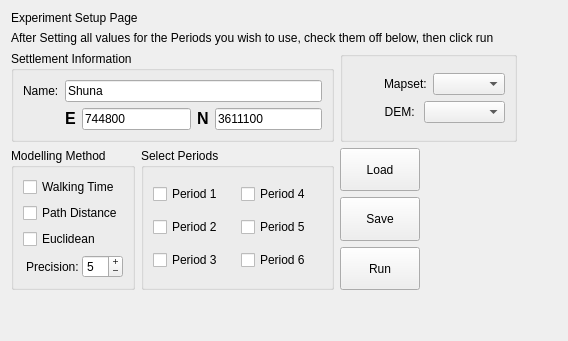
   <widget class="QWidget" name="tabExperiment">
    <attribute name="title">
     <string>Experiment</string>
    </attribute>
    <layout class="QGridLayout">
     <item row="0" column="0" colspan="3">
      <widget class="QLabel" name="label_67">
       <property name="text">
        <string>Experiment Setup Page</string>
       </property>
      </widget>
     </item>
     <item row="1" column="0" colspan="4">
      <widget class="QLabel" name="label_68">
       <property name="text">
        <string>After Setting all values for the Periods you wish to use, check them off below, then click run</string>
       </property>
      </widget>
     </item>
     <item row="2" column="0" colspan="2">
      <widget class="QGroupBox" name="groupBoxManualSiteEntry">
       <property name="sizePolicy">
        <sizepolicy hsizetype="Preferred" vsizetype="Fixed">
         <horstretch>0</horstretch>
         <verstretch>0</verstretch>
        </sizepolicy>
       </property>
       <property name="toolTip">
        <string>&lt;html&gt;&lt;head&gt;&lt;meta name=&quot;qrichtext&quot; content=&quot;1&quot; /&gt;&lt;style type=&quot;text/css&quot;&gt;
p, li { white-space: pre-wrap; }
&lt;/style&gt;&lt;/head&gt;&lt;body style=&quot; font-family:'Sans Serif'; font-size:9pt; font-weight:400; font-style:normal; text-decoration:none;&quot;&gt;
&lt;p style=&quot; margin-top:0px; margin-bottom:0px; margin-left:0px; margin-right:0px; -qt-block-indent:0; text-indent:0px;&quot;&gt;The information entered here will be inserted as Meta-Data into the resulting maps.  However, Name and Period are optional.&lt;/p&gt;&lt;/body&gt;&lt;/html&gt;</string>
       </property>
       <property name="whatsThis">
        <string>&lt;html&gt;&lt;head&gt;&lt;meta name=&quot;qrichtext&quot; content=&quot;1&quot; /&gt;&lt;style type=&quot;text/css&quot;&gt;
p, li { white-space: pre-wrap; }
&lt;/style&gt;&lt;/head&gt;&lt;body style=&quot; font-family:'Sans Serif'; font-size:9pt; font-weight:400; font-style:normal; text-decoration:none;&quot;&gt;
&lt;p style=&quot; margin-top:0px; margin-bottom:0px; margin-left:0px; margin-right:0px; -qt-block-indent:0; text-indent:0px;&quot;&gt;The name of the site, it's period, and the estimated population.&lt;/p&gt;&lt;/body&gt;&lt;/html&gt;</string>
       </property>
       <property name="title">
        <string>Settlement Information</string>
       </property>
       <property name="checkable">
        <bool>false</bool>
       </property>
       <property name="checked">
        <bool>false</bool>
       </property>
       <layout class="QGridLayout">
        <item row="0" column="0">
         <widget class="QLabel" name="textLabel2_4">
          <property name="text">
           <string>Name:</string>
          </property>
          <property name="wordWrap">
           <bool>false</bool>
          </property>
         </widget>
        </item>
        <item row="0" column="1" colspan="2">
         <widget class="QLineEdit" name="lineEditSiteName">
          <property name="sizePolicy">
           <sizepolicy hsizetype="Preferred" vsizetype="Fixed">
            <horstretch>2</horstretch>
            <verstretch>0</verstretch>
           </sizepolicy>
          </property>
          <property name="toolTip">
           <string>&lt;html&gt;&lt;head&gt;&lt;meta name=&quot;qrichtext&quot; content=&quot;1&quot; /&gt;&lt;style type=&quot;text/css&quot;&gt;
p, li { white-space: pre-wrap; }
&lt;/style&gt;&lt;/head&gt;&lt;body style=&quot; font-family:'Sans Serif'; font-size:9pt; font-weight:400; font-style:normal; text-decoration:none;&quot;&gt;
&lt;p style=&quot; margin-top:0px; margin-bottom:0px; margin-left:0px; margin-right:0px; -qt-block-indent:0; text-indent:0px;&quot;&gt;Enter the name of the site you are modelling here. &lt;/p&gt;&lt;/body&gt;&lt;/html&gt;</string>
          </property>
          <property name="text">
           <string>Shuna</string>
          </property>
         </widget>
        </item>
        <item row="1" column="1">
         <layout class="QHBoxLayout">
          <item>
           <widget class="QLabel" name="label_70">
            <property name="toolTip">
             <string>&lt;html&gt;&lt;head&gt;&lt;meta name=&quot;qrichtext&quot; content=&quot;1&quot; /&gt;&lt;style type=&quot;text/css&quot;&gt;
p, li { white-space: pre-wrap; }
&lt;/style&gt;&lt;/head&gt;&lt;body style=&quot; font-family:'Sans Serif'; font-size:9pt; font-weight:400; font-style:normal; text-decoration:none;&quot;&gt;
&lt;p style=&quot; margin-top:0px; margin-bottom:0px; margin-left:0px; margin-right:0px; -qt-block-indent:0; text-indent:0px;&quot;&gt;Easting&lt;/p&gt;&lt;/body&gt;&lt;/html&gt;</string>
            </property>
            <property name="text">
             <string>&lt;html&gt;&lt;head&gt;&lt;meta name=&quot;qrichtext&quot; content=&quot;1&quot; /&gt;&lt;style type=&quot;text/css&quot;&gt;
p, li { white-space: pre-wrap; }
&lt;/style&gt;&lt;/head&gt;&lt;body style=&quot; font-family:'Sans Serif'; font-size:9pt; font-weight:400; font-style:normal; text-decoration:none;&quot;&gt;
&lt;p style=&quot; margin-top:0px; margin-bottom:0px; margin-left:0px; margin-right:0px; -qt-block-indent:0; text-indent:0px;&quot;&gt;&lt;span style=&quot; font-size:12pt; font-weight:600;&quot;&gt;E&lt;/span&gt;&lt;/p&gt;&lt;/body&gt;&lt;/html&gt;</string>
            </property>
           </widget>
          </item>
          <item>
           <widget class="QLineEdit" name="lineEditEasting">
            <property name="toolTip">
             <string>&lt;html&gt;&lt;head&gt;&lt;meta name=&quot;qrichtext&quot; content=&quot;1&quot; /&gt;&lt;style type=&quot;text/css&quot;&gt;
p, li { white-space: pre-wrap; }
&lt;/style&gt;&lt;/head&gt;&lt;body style=&quot; font-family:'Sans Serif'; font-size:9pt; font-weight:400; font-style:normal; text-decoration:none;&quot;&gt;
&lt;p style=&quot; margin-top:0px; margin-bottom:0px; margin-left:0px; margin-right:0px; -qt-block-indent:0; text-indent:0px;&quot;&gt;Easting (required)&lt;/p&gt;&lt;/body&gt;&lt;/html&gt;</string>
            </property>
            <property name="whatsThis">
             <string>&lt;html&gt;&lt;head&gt;&lt;meta name=&quot;qrichtext&quot; content=&quot;1&quot; /&gt;&lt;style type=&quot;text/css&quot;&gt;
p, li { white-space: pre-wrap; }
&lt;/style&gt;&lt;/head&gt;&lt;body style=&quot; font-family:'Sans Serif'; font-size:9pt; font-weight:400; font-style:normal; text-decoration:none;&quot;&gt;
&lt;p style=&quot; margin-top:0px; margin-bottom:0px; margin-left:0px; margin-right:0px; -qt-block-indent:0; text-indent:0px;&quot;&gt;The Easting of the site. Be sure you are using the same coordinate system as you do when creating your land suitability mask files!&lt;/p&gt;&lt;/body&gt;&lt;/html&gt;</string>
            </property>
            <property name="text">
             <string>744800</string>
            </property>
           </widget>
          </item>
         </layout>
        </item>
        <item row="1" column="2">
         <layout class="QHBoxLayout">
          <item>
           <widget class="QLabel" name="label_71">
            <property name="toolTip">
             <string>&lt;html&gt;&lt;head&gt;&lt;meta name=&quot;qrichtext&quot; content=&quot;1&quot; /&gt;&lt;style type=&quot;text/css&quot;&gt;
p, li { white-space: pre-wrap; }
&lt;/style&gt;&lt;/head&gt;&lt;body style=&quot; font-family:'Sans Serif'; font-size:9pt; font-weight:400; font-style:normal; text-decoration:none;&quot;&gt;
&lt;p style=&quot; margin-top:0px; margin-bottom:0px; margin-left:0px; margin-right:0px; -qt-block-indent:0; text-indent:0px;&quot;&gt;Northing&lt;/p&gt;&lt;/body&gt;&lt;/html&gt;</string>
            </property>
            <property name="text">
             <string>&lt;html&gt;&lt;head&gt;&lt;meta name=&quot;qrichtext&quot; content=&quot;1&quot; /&gt;&lt;style type=&quot;text/css&quot;&gt;
p, li { white-space: pre-wrap; }
&lt;/style&gt;&lt;/head&gt;&lt;body style=&quot; font-family:'Sans Serif'; font-size:9pt; font-weight:400; font-style:normal; text-decoration:none;&quot;&gt;
&lt;p style=&quot; margin-top:0px; margin-bottom:0px; margin-left:0px; margin-right:0px; -qt-block-indent:0; text-indent:0px;&quot;&gt;&lt;span style=&quot; font-size:12pt; font-weight:600;&quot;&gt;N&lt;/span&gt;&lt;/p&gt;&lt;/body&gt;&lt;/html&gt;</string>
            </property>
           </widget>
          </item>
          <item>
           <widget class="QLineEdit" name="lineEditNorthing">
            <property name="toolTip">
             <string>&lt;html&gt;&lt;head&gt;&lt;meta name=&quot;qrichtext&quot; content=&quot;1&quot; /&gt;&lt;style type=&quot;text/css&quot;&gt;
p, li { white-space: pre-wrap; }
&lt;/style&gt;&lt;/head&gt;&lt;body style=&quot; font-family:'Sans Serif'; font-size:9pt; font-weight:400; font-style:normal; text-decoration:none;&quot;&gt;
&lt;p style=&quot; margin-top:0px; margin-bottom:0px; margin-left:0px; margin-right:0px; -qt-block-indent:0; text-indent:0px;&quot;&gt;Northing (required)&lt;/p&gt;&lt;/body&gt;&lt;/html&gt;</string>
            </property>
            <property name="whatsThis">
             <string>&lt;html&gt;&lt;head&gt;&lt;meta name=&quot;qrichtext&quot; content=&quot;1&quot; /&gt;&lt;style type=&quot;text/css&quot;&gt;
p, li { white-space: pre-wrap; }
&lt;/style&gt;&lt;/head&gt;&lt;body style=&quot; font-family:'Sans Serif'; font-size:9pt; font-weight:400; font-style:normal; text-decoration:none;&quot;&gt;
&lt;p style=&quot; margin-top:0px; margin-bottom:0px; margin-left:0px; margin-right:0px; -qt-block-indent:0; text-indent:0px;&quot;&gt;The Northing of the site. Be sure you are using the same coordinate system as you do when creating your land suitability mask files!&lt;/p&gt;&lt;/body&gt;&lt;/html&gt;</string>
            </property>
            <property name="text">
             <string>3611100</string>
            </property>
           </widget>
          </item>
         </layout>
        </item>
       </layout>
      </widget>
     </item>
     <item row="2" column="2" colspan="2">
      <widget class="QGroupBox" name="gbxGrass">
       <property name="title">
        <string/>
       </property>
       <layout class="QGridLayout">
        <item row="0" column="0">
         <widget class="QLabel" name="lblGrass">
          <property name="maximumSize">
           <size>
            <width>80</width>
            <height>80</height>
           </size>
          </property>
          <property name="text">
           <string/>
          </property>
          <property name="pixmap">
           <pixmap>:/icona_grass.gif</pixmap>
          </property>
          <property name="scaledContents">
           <bool>true</bool>
          </property>
         </widget>
        </item>
        <item row="0" column="1">
         <layout class="QVBoxLayout">
          <item>
           <layout class="QHBoxLayout">
            <item>
             <widget class="QLabel" name="label_69">
              <property name="sizePolicy">
               <sizepolicy hsizetype="Fixed" vsizetype="Preferred">
                <horstretch>0</horstretch>
                <verstretch>0</verstretch>
               </sizepolicy>
              </property>
              <property name="text">
               <string>Mapset:</string>
              </property>
             </widget>
            </item>
            <item>
             <widget class="QComboBox" name="cboMapSet"/>
            </item>
           </layout>
          </item>
          <item>
           <layout class="QHBoxLayout">
            <item>
             <widget class="QLabel" name="label_72">
              <property name="sizePolicy">
               <sizepolicy hsizetype="Fixed" vsizetype="Preferred">
                <horstretch>0</horstretch>
                <verstretch>0</verstretch>
               </sizepolicy>
              </property>
              <property name="text">
               <string>DEM: </string>
              </property>
              <property name="alignment">
               <set>Qt::AlignRight|Qt::AlignTrailing|Qt::AlignVCenter</set>
              </property>
             </widget>
            </item>
            <item>
             <widget class="QComboBox" name="cboDEM"/>
            </item>
           </layout>
          </item>
         </layout>
        </item>
       </layout>
      </widget>
     </item>
     <item row="2" column="4">
      <spacer>
       <property name="orientation">
        <enum>Qt::Horizontal</enum>
       </property>
       <property name="sizeHint" stdset="0">
        <size>
         <width>40</width>
         <height>20</height>
        </size>
       </property>
      </spacer>
     </item>
     <item row="3" column="0" rowspan="3">
      <widget class="QGroupBox" name="model_method_box">
       <property name="sizePolicy">
        <sizepolicy hsizetype="Fixed" vsizetype="Fixed">
         <horstretch>0</horstretch>
         <verstretch>0</verstretch>
        </sizepolicy>
       </property>
       <property name="whatsThis">
        <string>&lt;html&gt;&lt;head&gt;&lt;meta name=&quot;qrichtext&quot; content=&quot;1&quot; /&gt;&lt;style type=&quot;text/css&quot;&gt;
p, li { white-space: pre-wrap; }
&lt;/style&gt;&lt;/head&gt;&lt;body style=&quot; font-family:'Sans Serif'; font-size:9pt; font-weight:400; font-style:normal; text-decoration:none;&quot;&gt;
&lt;p style=&quot; margin-top:0px; margin-bottom:0px; margin-left:0px; margin-right:0px; -qt-block-indent:0; text-indent:0px;&quot;&gt;Landuse Analyst currently offers three types of analysis. Here you select which one you want to use.&lt;/p&gt;
&lt;p style=&quot; margin-top:12px; margin-bottom:12px; margin-left:0px; margin-right:0px; -qt-block-indent:0; text-indent:0px;&quot;&gt;Euclidean method starts looking for suitable land at the site and moves outwards from that point 'as the crow flies'. In other words, using Euclidean geometry (or even more simply, it draws circles!)&lt;/p&gt;
&lt;p style=&quot; margin-top:12px; margin-bottom:12px; margin-left:0px; margin-right:0px; -qt-block-indent:0; text-indent:0px;&quot;&gt;Walking Time method uses the same basic principle except that it moves outward from the site based on walking time instead of distance. This method is probably the most realistic scenario to run, but it is interesting to compare the results of the three different methods.&lt;/p&gt;
&lt;p style=&quot; margin-top:12px; margin-bottom:12px; margin-left:0px; margin-right:0px; -qt-block-indent:0; text-indent:0px;&quot;&gt;Path Distance is very similar to Eucidean, except that this method considers topography when calculating distance from the site.&lt;/p&gt;&lt;/body&gt;&lt;/html&gt;</string>
       </property>
       <property name="title">
        <string>Modelling Method</string>
       </property>
       <layout class="QGridLayout">
        <item row="0" column="0">
         <widget class="QCheckBox" name="checkBox_81">
          <property name="text">
           <string>Walking Time</string>
          </property>
         </widget>
        </item>
        <item row="1" column="0">
         <widget class="QCheckBox" name="checkBox_82">
          <property name="text">
           <string>Path Distance</string>
          </property>
         </widget>
        </item>
        <item row="2" column="0">
         <widget class="QCheckBox" name="checkBox_83">
          <property name="text">
           <string>Euclidean</string>
          </property>
         </widget>
        </item>
        <item row="3" column="0">
         <layout class="QHBoxLayout">
          <property name="spacing">
           <number>0</number>
          </property>
          <item>
           <widget class="QLabel" name="label_73">
            <property name="toolTip">
             <string>&lt;html&gt;&lt;head&gt;&lt;meta name=&quot;qrichtext&quot; content=&quot;1&quot; /&gt;&lt;style type=&quot;text/css&quot;&gt;
p, li { white-space: pre-wrap; }
&lt;/style&gt;&lt;/head&gt;&lt;body style=&quot; font-family:'Sans Serif'; font-size:9pt; font-weight:400; font-style:normal; text-decoration:none;&quot;&gt;
&lt;p style=&quot; margin-top:0px; margin-bottom:0px; margin-left:0px; margin-right:0px; -qt-block-indent:0; text-indent:0px;&quot;&gt;The smaller the value, the longer it will take to calculate the results!&lt;/p&gt;&lt;/body&gt;&lt;/html&gt;</string>
            </property>
            <property name="whatsThis">
             <string>&lt;html&gt;&lt;head&gt;&lt;meta name=&quot;qrichtext&quot; content=&quot;1&quot; /&gt;&lt;style type=&quot;text/css&quot;&gt;
p, li { white-space: pre-wrap; }
&lt;/style&gt;&lt;/head&gt;&lt;body style=&quot; font-family:'Sans Serif'; font-size:9pt; font-weight:400; font-style:normal; text-decoration:none;&quot;&gt;
&lt;p style=&quot; margin-top:0px; margin-bottom:0px; margin-left:0px; margin-right:0px; -qt-block-indent:0; text-indent:0px;&quot;&gt;Landuse Analyst finds suitable land contained with a boundary around the site. This boundary is different for each modelling method, but the process is identical. Once this boundary has been determined, it looks inside and calcualtes the total area of suitable land and compares it to the Area Target. If the area of suitable land contained within this boundary falls within the range set by Model Precision, it has found the solution. If it is under this range, however, the boundary is moved outwards, and the process repeats until enough suitable land has been found.&lt;/p&gt;&lt;/body&gt;&lt;/html&gt;</string>
            </property>
            <property name="text">
             <string>Precision: </string>
            </property>
            <property name="alignment">
             <set>Qt::AlignRight|Qt::AlignTrailing|Qt::AlignVCenter</set>
            </property>
           </widget>
          </item>
          <item>
           <widget class="QSpinBox" name="sbModelPrecision">
            <property name="sizePolicy">
             <sizepolicy hsizetype="Fixed" vsizetype="Fixed">
              <horstretch>0</horstretch>
              <verstretch>0</verstretch>
             </sizepolicy>
            </property>
            <property name="toolTip">
             <string>&lt;html&gt;&lt;head&gt;&lt;meta name=&quot;qrichtext&quot; content=&quot;1&quot; /&gt;&lt;style type=&quot;text/css&quot;&gt;
p, li { white-space: pre-wrap; }
&lt;/style&gt;&lt;/head&gt;&lt;body style=&quot; font-family:'Sans Serif'; font-size:9pt; font-weight:400; font-style:normal; text-decoration:none;&quot;&gt;
&lt;p style=&quot; margin-top:0px; margin-bottom:0px; margin-left:0px; margin-right:0px; -qt-block-indent:0; text-indent:0px;&quot;&gt;The smaller the value, the longer it will take to calculate the results!&lt;/p&gt;&lt;/body&gt;&lt;/html&gt;</string>
            </property>
            <property name="whatsThis">
             <string>&lt;html&gt;&lt;head&gt;&lt;meta name=&quot;qrichtext&quot; content=&quot;1&quot; /&gt;&lt;style type=&quot;text/css&quot;&gt;
p, li { white-space: pre-wrap; }
&lt;/style&gt;&lt;/head&gt;&lt;body style=&quot; font-family:'Sans Serif'; font-size:9pt; font-weight:400; font-style:normal; text-decoration:none;&quot;&gt;
&lt;p style=&quot; margin-top:0px; margin-bottom:0px; margin-left:0px; margin-right:0px; -qt-block-indent:0; text-indent:0px;&quot;&gt;Landuse Analyst finds suitable land contained with a boundary around the site. This boundary is different for each modelling method, but the process is identical. Once this boundary has been determined, it looks inside and calcualtes the total area of suitable land and compares it to the Area Target. If the area of suitable land contained within this boundary falls within the range set by Model Precision, it has found the solution. If it is under this range, however, the boundary is moved outwards, and the process repeats until enough suitable land has been found.&lt;/p&gt;&lt;/body&gt;&lt;/html&gt;</string>
            </property>
            <property name="buttonSymbols">
             <enum>QAbstractSpinBox::PlusMinus</enum>
            </property>
            <property name="minimum">
             <number>1</number>
            </property>
            <property name="maximum">
             <number>50</number>
            </property>
            <property name="value">
             <number>5</number>
            </property>
           </widget>
          </item>
         </layout>
        </item>
       </layout>
      </widget>
     </item>
     <item row="3" column="1" rowspan="3">
      <widget class="QGroupBox" name="groupBox_25">
       <property name="title">
        <string>Select Periods</string>
       </property>
       <layout class="QGridLayout">
        <item row="0" column="0">
         <widget class="QCheckBox" name="checkBox_75">
          <property name="text">
           <string>Period 1</string>
          </property>
         </widget>
        </item>
        <item row="0" column="1">
         <widget class="QCheckBox" name="checkBox_78">
          <property name="text">
           <string>Period 4</string>
          </property>
         </widget>
        </item>
        <item row="1" column="0">
         <widget class="QCheckBox" name="checkBox_76">
          <property name="text">
           <string>Period 2</string>
          </property>
         </widget>
        </item>
        <item row="1" column="1">
         <widget class="QCheckBox" name="checkBox_79">
          <property name="text">
           <string>Period 5</string>
          </property>
         </widget>
        </item>
        <item row="2" column="0">
         <widget class="QCheckBox" name="checkBox_77">
          <property name="text">
           <string>Period 3</string>
          </property>
         </widget>
        </item>
        <item row="2" column="1">
         <widget class="QCheckBox" name="checkBox_80">
          <property name="text">
           <string>Period 6</string>
          </property>
         </widget>
        </item>
       </layout>
      </widget>
     </item>
     <item row="3" column="2">
      <widget class="QPushButton" name="pushButton_13">
       <property name="sizePolicy">
        <sizepolicy hsizetype="Minimum" vsizetype="Preferred">
         <horstretch>0</horstretch>
         <verstretch>0</verstretch>
        </sizepolicy>
       </property>
       <property name="text">
        <string>Load</string>
       </property>
      </widget>
     </item>
     <item row="4" column="2">
      <widget class="QPushButton" name="pushButton_14">
       <property name="sizePolicy">
        <sizepolicy hsizetype="Minimum" vsizetype="Preferred">
         <horstretch>0</horstretch>
         <verstretch>0</verstretch>
        </sizepolicy>
       </property>
       <property name="text">
        <string>Save</string>
       </property>
      </widget>
     </item>
     <item row="4" column="3">
      <spacer>
       <property name="orientation">
        <enum>Qt::Horizontal</enum>
       </property>
       <property name="sizeHint" stdset="0">
        <size>
         <width>40</width>
         <height>20</height>
        </size>
       </property>
      </spacer>
     </item>
     <item row="5" column="2">
      <widget class="QPushButton" name="pushButton_15">
       <property name="sizePolicy">
        <sizepolicy hsizetype="Minimum" vsizetype="Preferred">
         <horstretch>0</horstretch>
         <verstretch>0</verstretch>
        </sizepolicy>
       </property>
       <property name="text">
        <string>Run</string>
       </property>
      </widget>
     </item>
     <item row="6" column="1">
      <spacer>
       <property name="orientation">
        <enum>Qt::Vertical</enum>
       </property>
       <property name="sizeHint" stdset="0">
        <size>
         <width>20</width>
         <height>40</height>
        </size>
       </property>
      </spacer>
     </item>
    </layout>
   </widget>
